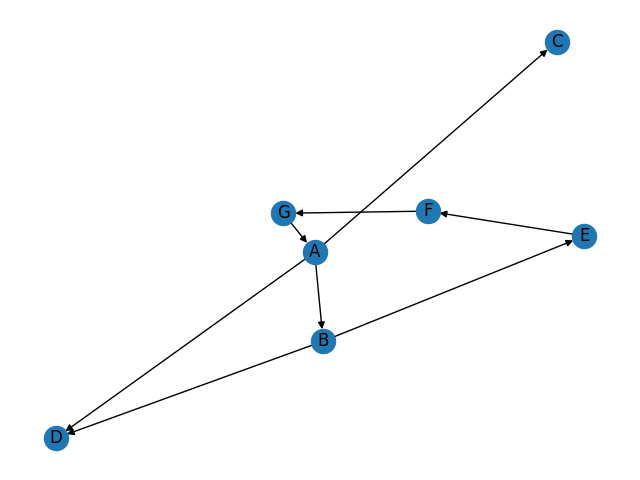

Recreate this plot in Python.
import networkx as nx
import matplotlib.pyplot as plt

dirGraph = nx.DiGraph() # 방향 그래프

n, m = map(int, input().split()) # 노드 개수, 엣지 개수 입력

node = list(input().split())    # 노드 정보 입력

for i in range(n): # 그래프에 노드 추가
    dirGraph.add_node(node[i])

for i in range(m): # 그래프에 출발 노드, 도착 노드 입력
    start, end = input().split()
    dirGraph.add_edge(start, end)

"""
input example
7 8
A B C D E F G
A B
A C
A D
B D
B E
E F
F G
G A
"""
    
# 라벨 표시안하려면 with_labels 파라미터 지우거나 False
nx.draw(dirGraph, with_labels=True)

# 이 py 파일 위치하는 곳에 사진으로 저장
plt.savefig("dirGraph.png")

plt.show()